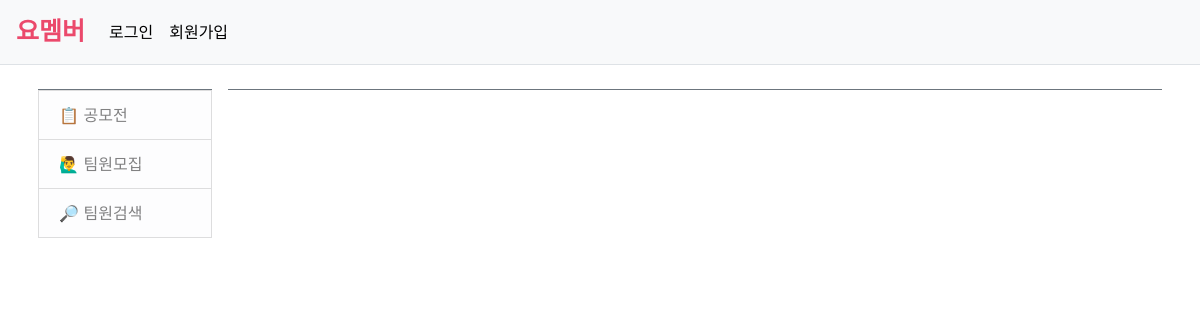
Before: /yomember/searchMember/test3/ with the older database file.
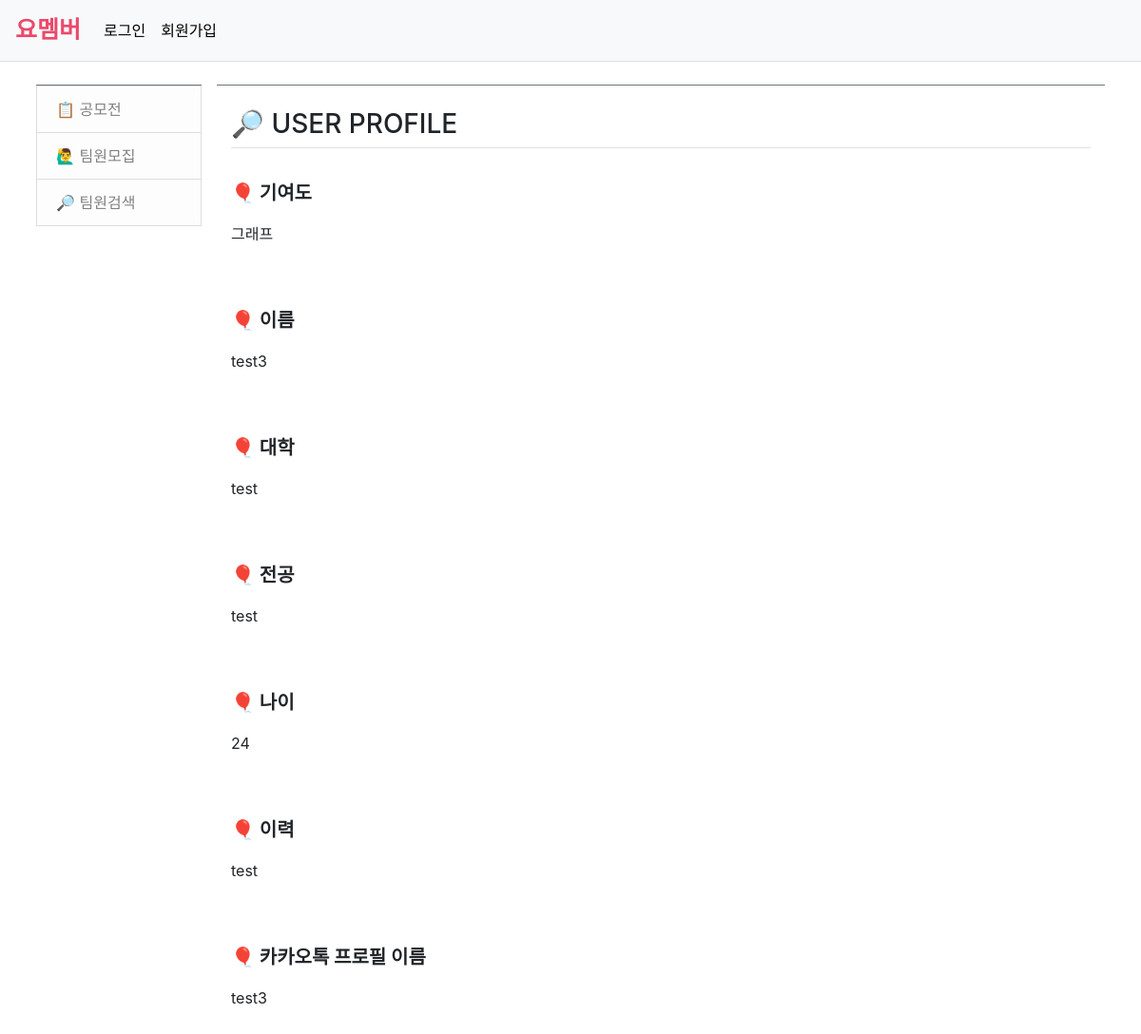
After: the same page with the newer database file.
### common/models.py (models this page shows)
class Profile(models.Model):
    name = models.CharField(max_length=50) # 사용자 이름
    college = models.CharField(max_length=100) # 대학
    major = models.CharField(max_length=100) # 전공
    age = models.IntegerField() # 나이
    workHistory = models.TextField() # 이력
    blog = models.URLField(blank=True) # 개인 블로그(선택 사항)
    kakaoName = models.CharField(max_length=50) # 카카오톡 프로필 이름
    kakaoTalk = models.FileField() # 카카오톡 대화 파일
    cdate = models.DateTimeField(auto_now_add=True) # 게시물 생성 날짜

### yomember/views.py (the view)
# urls.py: path('searchMember/<str:user_username>/', views.userInfo, name='userInfo'),
def userInfo(request, user_username):
    profile = Profile.objects.filter(name = user_username)
    context = {'profile': profile}
    return render(request, 'yomember/userProfile.html', context)

### templates/yomember/userProfile.html (shortened to what this page needs)
{% extends 'base.html' %}
{% block content %}
{% load static %}
<link rel="stylesheet" type="text/css" href="{% static 'bootstrap.min.css' %}">
    {% for profile_detail in profile %}
    <div class="container my-3">
        <h3 class="border-bottom py-2">🔎 USER PROFILE</h3>
        <br><p style="font-size: 20px; font-weight: bold;">🎈 기여도</p>
        <p>그래프</p><br><br>
        <p style="font-size: 20px; font-weight: bold;">🎈 이름</p>
        <p>{{ profile_detail.name }}</p><br><br>
        <p style="font-size: 20px; font-weight: bold;">🎈 대학</p>
        <p>{{ profile_detail.college }}</p><br><br>
        <p style="font-size: 20px; font-weight: bold;">🎈 전공</p>
        <p>{{ profile_detail.major }}</p><br><br>
        <p style="font-size: 20px; font-weight: bold;">🎈 나이</p>
        <p>{{ profile_detail.age }}</p><br><br>
        <p style="font-size: 20px; font-weight: bold;">🎈 이력</p>
        <p>{{ profile_detail.workHistory }}</p><br><br>
        <p style="font-size: 20px; font-weight: bold;">🎈 카카오톡 프로필 이름</p>
        <p>{{ profile_detail.kakaoName }}</p><br><br>
    </div>
    {% endfor %}
{% endblock %}

Changed rows visible on the page:
added Profile: name "test3", college "test", major "test", age "24", workHistory "test", kakaoName "test3"
